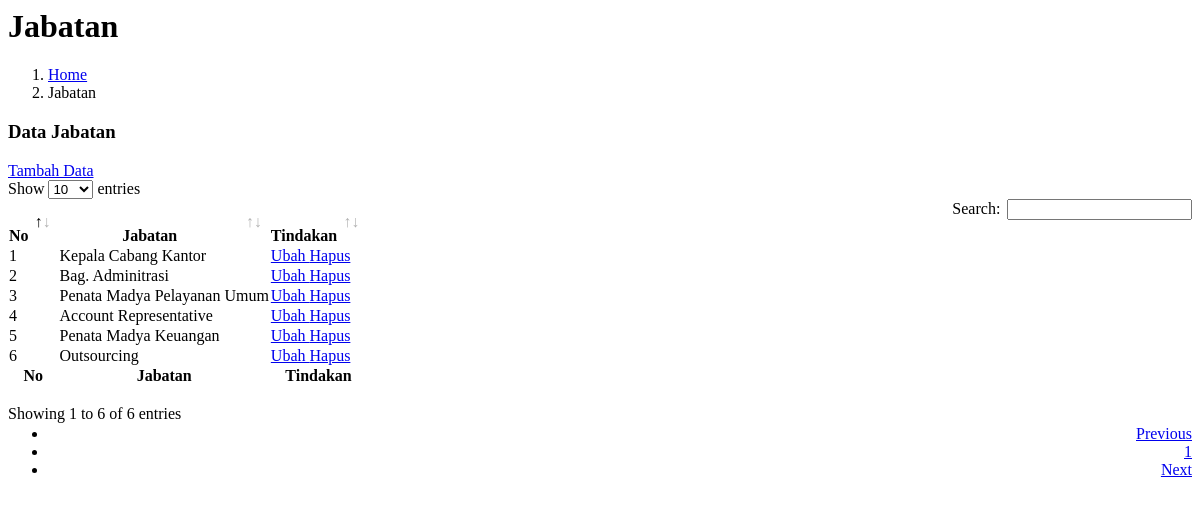
The app's page /pages/admin/jabatan/jabatanread.php with its own data.
### tables this page shows
CREATE TABLE `jabatan` (
  `id_jabatan` int(11) NOT NULL,
  `nm_jabatan` varchar(200) NOT NULL
);

### pages/admin/jabatan/jabatanread.php (the view, shortened to what this page needs)
<?php include_once "partials/cssdatatables.php" ?>
<div class="content-header">
        <div class="container-fluid">
                <div class="row mb-2">
                        <div class="col-sm-6">
                                <h1 class="m-0"> Jabatan</h1>
                        </div>
                        <div class="col-sm-6">
                                <ol class="breadcrumb float-sm-right">
                                        <li class="breadcrumb-item">
                                                <a href="?page=home"> Home</a>
                                        </li>
                                        <li class="breadcrumb-item"> Jabatan</li>
                                </ol>
                        </div>
                </div>
        </div>
</div>
<div class="content">
        <div class="card">
                <div class="card-header">
                        <h3 class="card-title"> Data Jabatan</h3>
                        <a href="?page=jabatancreate" class="btn btn-success btn-sm float-right">
                                <i class="fa fa-plus-circle"></i> Tambah Data</a>
                </div>
                <div class="card-body">
                        <table id="mytable" class="table table-bordered table-hover">
                                <thead>
                                        <tr class="text-center">
                                                <th>No</th>
                                                <th>Jabatan</th>
                                                <th>Tindakan</th>
                                        </tr>
                                </thead>
                                <tfoot>
                                        <tr class="text-center">
                                                <th>No</th>
                                                <th>Jabatan</th>
                                                <th>Tindakan</th>
                                        </tr>
                                </tfoot>
                                <tbody>
                                        <?php
                                        $database = new Database();
                                        $db = $database->getConnection();
                                        $selectSql = "SELECT * FROM jabatan ";
                                        $stmt = $db->prepare($selectSql);
                                        $stmt->execute();
                                        $no = 1;
                                        while ($row = $stmt->fetch(PDO::FETCH_ASSOC)) {
                                        ?>
                                                <tr class="text-center">
                                                        <td><?php echo $no++ ?></td>
                                                        <td><?php echo $row['nm_jabatan'] ?></td>
                                                        <td>
                                                                <a href="?page=jabatanupdate&id_jabatan=<?php echo $row['id_jabatan'] ?>" class="btn btn-primary btn-sm mr-1">
                                                                        <i class="fa fa-edit"></i> Ubah
                                                                </a>
                                                                <a href="?page=jabatandelete&id_jabatan=<?php echo $row['id_jabatan'] ?>" class="btn btn-danger btn-sm" onClick="javascript: return confirm('Konfirmasi data akan dihapus?');">
                                                                        <i class="fa fa-trash"></i> Hapus
                                                                </a>
                                                        </td>
                                                </tr>
                                        <?php
                                        }
                                        ?>
                                </tbody>
                        </table>
                </div>
        </div>
</div>

### records on screen
jabatan: nm_jabatan "Kepala Cabang Kantor"
jabatan: nm_jabatan "Bag. Adminitrasi"
jabatan: nm_jabatan "Penata Madya Pelayanan Umum"
jabatan: nm_jabatan "Account Representative"
jabatan: nm_jabatan "Penata Madya Keuangan"
jabatan: nm_jabatan "Outsourcing"
